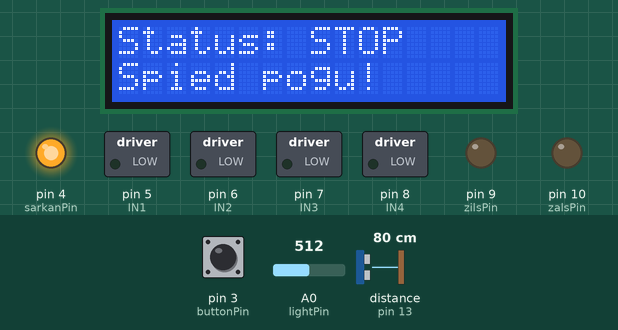
Recording of a sketch running on a simulated Arduino Uno, built with avr-gcc and run on an emulated ATmega328P. Shown: 16×2 character LCD, switched loads named in the sketch (green lamp = pin HIGH), output pins drawn as LEDs (lit = HIGH). The inputs (shaded band) are chosen by the test bench; at power-on: pin 3 (buttonPin) HIGH, A0 (lightPin) = 512, distance to the obstacle (sensor on pin 13) 80 cm. The echo pulse lasts 58.3 µs per cm; pins used as bus, display or sensor lines are not drawn.

Above: at 2.2 s.
2.3 s: pin 3 (buttonPin) pulled LOW for 3.2 s
At 3.3 s:
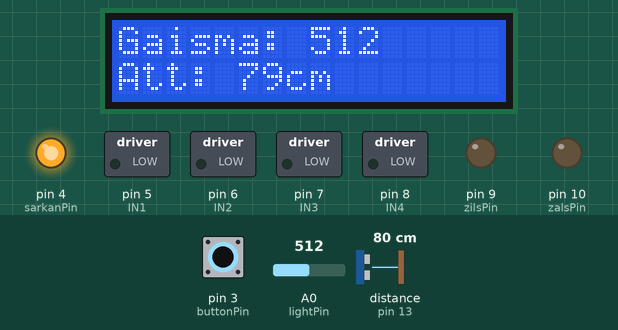
7.1 s: pin 3 (buttonPin) pulled LOW for 0.15 s
9.1 s: A0 (lightPin) set to 311
At 10.1 s:
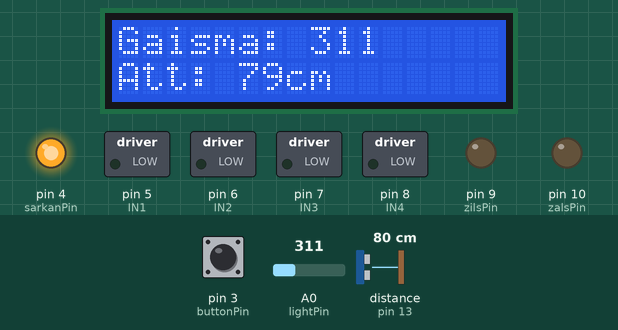
10.6 s: A0 (lightPin) set to 289
At 11.9 s:
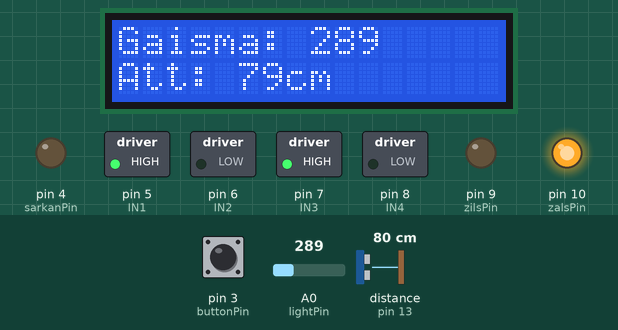
12.2 s: distance to the obstacle (sensor on pin 13) set to 22 cm
At 13.5 s:
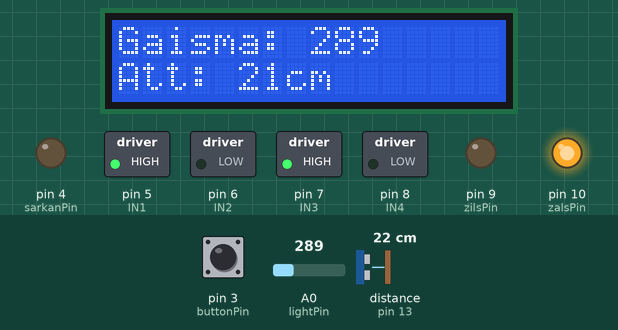
13.8 s: distance to the obstacle (sensor on pin 13) set to 19 cm
At 15.1 s:
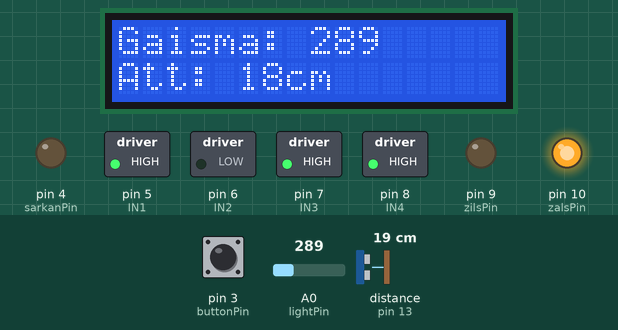
Timing chart, 0 to 16.3 s (numbered marks = the images above; inputs shaded):
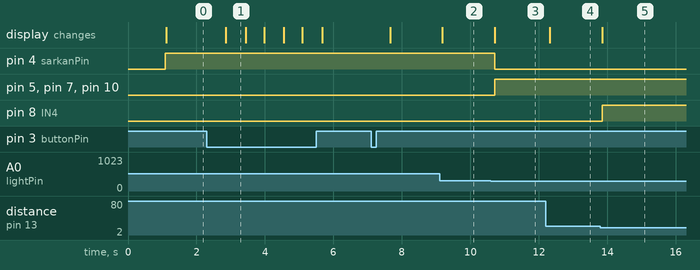

Measured:
- the behaviour switches between 301 and 300 on A0 (lightPin) (found by bisection; images 2 and 3)
- the behaviour switches between 21 and 20 cm on distance to the obstacle (sensor on pin 13) (found by bisection; images 4 and 5)
- after the input at 2.3 s, the display: changes after 0.56 s (image 1)
- after the input at 9.1 s, the display: changes after 0.09 s (image 2)
- after the input at 10.6 s, pin 4 (sarkanPin): HIGH → LOW after 0.11 s; pin 5 (IN1), pin 7 (IN3), pin 10 (zalsPin): LOW → HIGH after 0.11 s; the display: changes after 0.11 s (image 3)
- after the input at 12.2 s, the display: changes after 0.12 s (image 4)
- after the input at 13.8 s, pin 8 (IN4): LOW → HIGH after 0.06 s; the display: changes after 0.06 s (image 5)

The sketch:

Robotikas_kods.ino
```cpp
#include <Wire.h>
#include <LiquidCrystal_I2C.h>

// LCD inicializācija (Adrese 0x27 vai 0x3F)
LiquidCrystal_I2C lcd(0x27, 16, 2);

// --- PINI ---
const int IN1 = 5;
const int IN2 = 6;
const int IN3 = 7;
const int IN4 = 8;

const int trigPin = 12;
const int echoPin = 13;
const int lightPin = A0;
const int buttonPin = 3;

// --- GAISMU PINI ---
const int sarkanPin = 4;
const int zalsPin = 10;
const int zilsPin = 9;

// Mainīgie
int gaismasSlieksnis = 300;
bool robotsAktivizets = false;
long duration;
int distance;
int gaisma;

void setup() {
  // Inicializējam LCD
  lcd.init();
  lcd.backlight();
  lcd.setCursor(0, 0);
  lcd.print("Robots sak darbu");

  // Motoru un sensoru pini
  pinMode(IN1, OUTPUT);
  pinMode(IN2, OUTPUT);
  pinMode(IN3, OUTPUT);
  pinMode(IN4, OUTPUT);

  pinMode(trigPin, OUTPUT);
  pinMode(echoPin, INPUT);
  pinMode(buttonPin, INPUT_PULLUP);

  pinMode(sarkanPin, OUTPUT);
  pinMode(zalsPin, OUTPUT);
  pinMode(zilsPin, OUTPUT);

  // Sākumā izslēdzam gaismas
  digitalWrite(sarkanPin, LOW);
  digitalWrite(zalsPin, LOW);
  digitalWrite(zilsPin, LOW);

  Serial.begin(9600);
  delay(1000);
  lcd.clear();
}

void loop() {
  // 1. POGAS LASĪŠANA
  if (digitalRead(buttonPin) == LOW) {
    robotsAktivizets = !robotsAktivizets;
    delay(500); // Pauze, lai nereaģētu uzreiz vairākas reizes
  }

  // --- JA ROBOTS IR APTURĒTS ---
  if (!robotsAktivizets) {
    stopMotors();
    digitalWrite(sarkanPin, HIGH);
    digitalWrite(zalsPin, LOW);

    lcd.setCursor(0, 0);
    lcd.print("Status: STOP    ");
    lcd.setCursor(0, 1);
    lcd.print("Spied pogu!     ");
    return;
  }

  // 2. MĒRĪJUMI (Ja robots ir palaists)
  gaisma = analogRead(lightPin);

  digitalWrite(trigPin, LOW);
  delayMicroseconds(2);
  digitalWrite(trigPin, HIGH);
  delayMicroseconds(10);
  digitalWrite(trigPin, LOW);
  duration = pulseIn(echoPin, HIGH);
  distance = duration * 0.034 / 2;

  // 3. LCD DISPLEJA INFO (Kā 7. janvāra kodā)
  lcd.setCursor(0, 0);
  lcd.print("Gaisma: ");
  lcd.print(gaisma);
  lcd.print("    ");

  lcd.setCursor(0, 1);
  lcd.print("Att: ");
  lcd.print(distance);
  lcd.print("cm      ");

  // 4. KUSTĪBAS UN GAISMAS LOĢIKA
  if (gaisma > gaismasSlieksnis) {
    stopMotors();
    digitalWrite(sarkanPin, HIGH);
    digitalWrite(zalsPin, LOW);
  }
  else if (distance > 0 && distance < 20) {
    griezties();
    digitalWrite(sarkanPin, LOW);
    digitalWrite(zalsPin, HIGH);
  }
  else {
    braukt();
    digitalWrite(sarkanPin, LOW);
    digitalWrite(zalsPin, HIGH);
  }

  delay(50);
}

// --- FUNKCIJAS ---
void stopMotors() {
  digitalWrite(IN1, LOW); digitalWrite(IN2, LOW);
  digitalWrite(IN3, LOW); digitalWrite(IN4, LOW);
}

void braukt() {
  digitalWrite(IN1, HIGH); digitalWrite(IN2, LOW);
  digitalWrite(IN3, HIGH);  digitalWrite(IN4, LOW);
}

void griezties() {
  digitalWrite(IN1, HIGH );  digitalWrite(IN2, LOW);
  digitalWrite(IN3, HIGH);  digitalWrite(IN4, HIGH);
}
```
